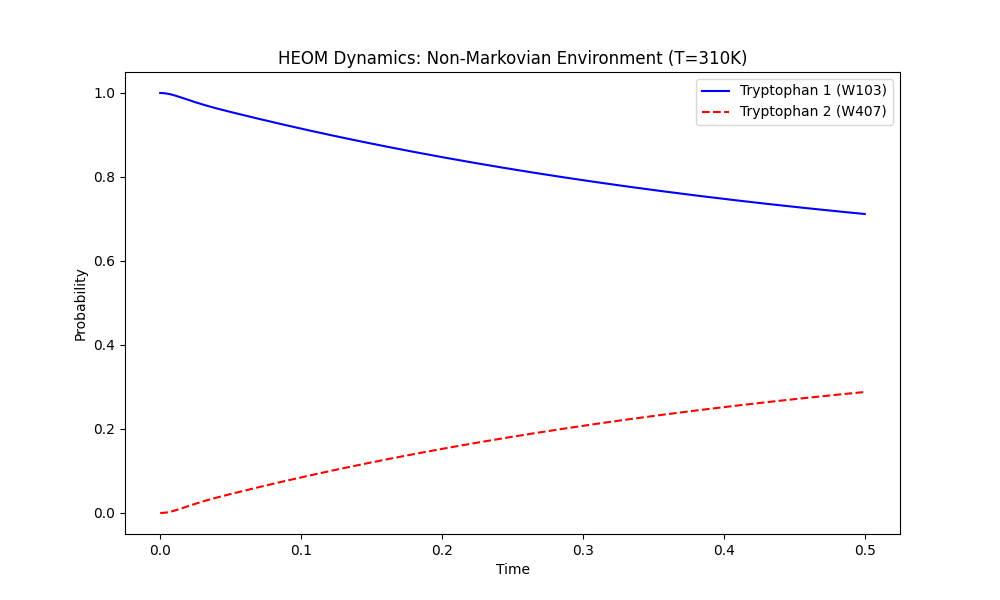

Generate this figure with Python:
import numpy as np
import matplotlib.pyplot as plt
from qutip import Qobj, basis
from qutip.solver.heom import HEOMSolver, DrudeLorentzBath

E1, E2 = 35700.0, 35700.0 
V = 8.0
H_sys = Qobj([[E1, V], [V, E2]])

psi0 = basis(2, 0)
rho0 = psi0 * psi0.dag()

T = 215.0 
lam = 50.0  
gamma = 100.0 

Q = Qobj([[1, 0], [0, 0]])
bath = DrudeLorentzBath(Q, lam=lam, gamma=gamma, T=T, Nk=1)

HEOM_solver = HEOMSolver(H_sys, bath, max_depth=3)
tlist = np.linspace(0, 0.5, 200)
result = HEOM_solver.run(rho0, tlist)

P1_heom = [rho[0, 0].real for rho in result.states]
P2_heom = [rho[1, 1].real for rho in result.states]

plt.figure(figsize=(10, 6))
plt.plot(tlist, P1_heom, label="Tryptophan 1 (W103)", color='blue')
plt.plot(tlist, P2_heom, label="Tryptophan 2 (W407)", color='red', linestyle='--')

plt.title("HEOM Dynamics: Non-Markovian Environment (T=310K)")
plt.xlabel("Time")
plt.ylabel("Probability")
plt.legend()
plt.savefig("heom_result.png") 
plt.show()
